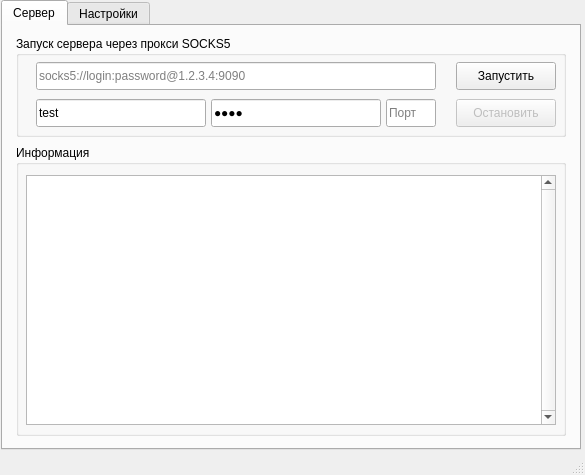
<?xml version="1.0" encoding="UTF-8"?>
<ui version="4.0">
 <class>Window</class>
 <widget class="QMainWindow" name="Window">
  <property name="enabled">
   <bool>true</bool>
  </property>
  <property name="geometry">
   <rect>
    <x>0</x>
    <y>0</y>
    <width>585</width>
    <height>475</height>
   </rect>
  </property>
  <property name="windowTitle">
   <string>Сервер через SOCKS5</string>
  </property>
  <widget class="QWidget" name="centralWidget">
   <widget class="QTabWidget" name="tabWidgetServer">
    <property name="geometry">
     <rect>
      <x>1</x>
      <y>0</y>
      <width>580</width>
      <height>450</height>
     </rect>
    </property>
    <property name="currentIndex">
     <number>0</number>
    </property>
    <widget class="QWidget" name="tabServer">
     <attribute name="title">
      <string>Сервер</string>
     </attribute>
     <widget class="QGroupBox" name="groupBoxLog">
      <property name="geometry">
       <rect>
        <x>13</x>
        <y>119</y>
        <width>550</width>
        <height>291</height>
       </rect>
      </property>
      <property name="title">
       <string>Информация</string>
      </property>
      <widget class="QTextEdit" name="textEditLog">
       <property name="geometry">
        <rect>
         <x>10</x>
         <y>30</y>
         <width>530</width>
         <height>250</height>
        </rect>
       </property>
       <property name="whatsThis">
        <string>Инормация. Сюда пишутся ошибки и логи.</string>
       </property>
       <property name="verticalScrollBarPolicy">
        <enum>Qt::ScrollBarAlwaysOn</enum>
       </property>
      </widget>
     </widget>
     <widget class="QGroupBox" name="groupBoxServer">
      <property name="geometry">
       <rect>
        <x>13</x>
        <y>10</y>
        <width>550</width>
        <height>101</height>
       </rect>
      </property>
      <property name="title">
       <string>Запуск сервера через прокси SOCKS5</string>
      </property>
      <widget class="QLineEdit" name="lineEditProxyAddress">
       <property name="geometry">
        <rect>
         <x>20</x>
         <y>26</y>
         <width>400</width>
         <height>28</height>
        </rect>
       </property>
       <property name="whatsThis">
        <string>Серверные запросы через этот прокси</string>
       </property>
       <property name="inputMethodHints">
        <set>Qt::ImhNone</set>
       </property>
       <property name="placeholderText">
        <string>socks5://login:password@1.2.3.4:9090</string>
       </property>
      </widget>
      <widget class="QPushButton" name="pushButtonServerStart">
       <property name="enabled">
        <bool>true</bool>
       </property>
       <property name="geometry">
        <rect>
         <x>440</x>
         <y>26</y>
         <width>100</width>
         <height>28</height>
        </rect>
       </property>
       <property name="text">
        <string>Запустить</string>
       </property>
      </widget>
      <widget class="QLineEdit" name="lineEditserverLogin">
       <property name="geometry">
        <rect>
         <x>20</x>
         <y>63</y>
         <width>170</width>
         <height>28</height>
        </rect>
       </property>
       <property name="whatsThis">
        <string>Логин для сервера</string>
       </property>
       <property name="text">
        <string>test</string>
       </property>
       <property name="placeholderText">
        <string>Логин</string>
       </property>
      </widget>
      <widget class="QLineEdit" name="lineEditServerPassword">
       <property name="geometry">
        <rect>
         <x>195</x>
         <y>63</y>
         <width>170</width>
         <height>28</height>
        </rect>
       </property>
       <property name="whatsThis">
        <string>Пароль для сервера</string>
       </property>
       <property name="text">
        <string>test</string>
       </property>
       <property name="echoMode">
        <enum>QLineEdit::Password</enum>
       </property>
       <property name="placeholderText">
        <string>Пароль</string>
       </property>
      </widget>
      <widget class="QLineEdit" name="lineEditServerPort">
       <property name="geometry">
        <rect>
         <x>370</x>
         <y>63</y>
         <width>50</width>
         <height>28</height>
        </rect>
       </property>
       <property name="whatsThis">
        <string>Порт для сервера</string>
       </property>
       <property name="maxLength">
        <number>5</number>
       </property>
       <property name="placeholderText">
        <string>Порт</string>
       </property>
      </widget>
      <widget class="QPushButton" name="pushButtonServerStop">
       <property name="enabled">
        <bool>false</bool>
       </property>
       <property name="geometry">
        <rect>
         <x>440</x>
         <y>63</y>
         <width>100</width>
         <height>28</height>
        </rect>
       </property>
       <property name="text">
        <string>Остановить</string>
       </property>
      </widget>
     </widget>
    </widget>
    <widget class="QWidget" name="tab">
     <attribute name="title">
      <string>Настройки</string>
     </attribute>
     <widget class="QGroupBox" name="groupBox">
      <property name="geometry">
       <rect>
        <x>10</x>
        <y>10</y>
        <width>551</width>
        <height>401</height>
       </rect>
      </property>
      <property name="title">
       <string>Здесь нет настроек</string>
      </property>
      <widget class="QPushButton" name="pushButtonWhy">
       <property name="geometry">
        <rect>
         <x>20</x>
         <y>30</y>
         <width>86</width>
         <height>27</height>
        </rect>
       </property>
       <property name="text">
        <string>Почему?</string>
       </property>
      </widget>
     </widget>
    </widget>
   </widget>
  </widget>
  <widget class="QStatusBar" name="statusbar"/>
 </widget>
 <resources/>
 <connections/>
</ui>
